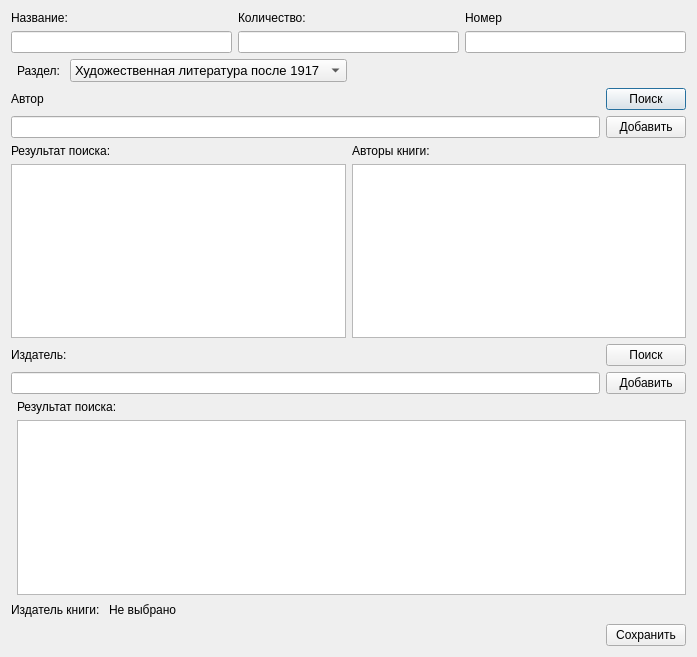
<?xml version="1.0" encoding="UTF-8"?>
<ui version="4.0">
 <class>AddBookWindow</class>
 <widget class="QDialog" name="AddBookWindow">
  <property name="geometry">
   <rect>
    <x>0</x>
    <y>0</y>
    <width>697</width>
    <height>657</height>
   </rect>
  </property>
  <property name="windowTitle">
   <string>Dialog</string>
  </property>
  <layout class="QGridLayout" name="gridLayout">
   <item row="0" column="0" colspan="2">
    <layout class="QHBoxLayout" name="horizontalLayout_6">
     <item>
      <layout class="QVBoxLayout" name="verticalLayout">
       <item>
        <widget class="QLabel" name="label">
         <property name="text">
          <string>Название:</string>
         </property>
        </widget>
       </item>
       <item>
        <widget class="QLineEdit" name="name"/>
       </item>
      </layout>
     </item>
     <item>
      <layout class="QVBoxLayout" name="verticalLayout_2">
       <item>
        <widget class="QLabel" name="label_2">
         <property name="text">
          <string>Количество:</string>
         </property>
        </widget>
       </item>
       <item>
        <widget class="QLineEdit" name="count"/>
       </item>
      </layout>
     </item>
     <item>
      <layout class="QVBoxLayout" name="verticalLayout_9">
       <item>
        <widget class="QLabel" name="label_7">
         <property name="text">
          <string>Номер</string>
         </property>
        </widget>
       </item>
       <item>
        <widget class="QLineEdit" name="idLE"/>
       </item>
      </layout>
     </item>
    </layout>
   </item>
   <item row="1" column="1">
    <layout class="QHBoxLayout" name="horizontalLayout_4">
     <item>
      <widget class="QLabel" name="label_8">
       <property name="text">
        <string>Раздел: </string>
       </property>
      </widget>
     </item>
     <item>
      <widget class="QComboBox" name="subsectionBook">
       <property name="font">
        <font>
         <pointsize>10</pointsize>
        </font>
       </property>
       <property name="cursor">
        <cursorShape>PointingHandCursor</cursorShape>
       </property>
       <property name="styleSheet">
        <string notr="true">Margin-raight: 3%;</string>
       </property>
       <item>
        <property name="text">
         <string>Художественная литература после 1917</string>
        </property>
       </item>
       <item>
        <property name="text">
         <string>Художественная литература до 1917</string>
        </property>
       </item>
       <item>
        <property name="text">
         <string>Зарубежная литература</string>
        </property>
       </item>
       <item>
        <property name="text">
         <string>Детская литература</string>
        </property>
       </item>
       <item>
        <property name="text">
         <string>Учебный фонд</string>
        </property>
       </item>
       <item>
        <property name="text">
         <string>Ценный фонд</string>
        </property>
       </item>
      </widget>
     </item>
     <item>
      <spacer name="horizontalSpacer_3">
       <property name="orientation">
        <enum>Qt::Horizontal</enum>
       </property>
       <property name="sizeHint" stdset="0">
        <size>
         <width>40</width>
         <height>20</height>
        </size>
       </property>
      </spacer>
     </item>
    </layout>
   </item>
   <item row="2" column="0" colspan="2">
    <layout class="QHBoxLayout" name="horizontalLayout">
     <item>
      <layout class="QVBoxLayout" name="verticalLayout_3">
       <item>
        <widget class="QLabel" name="label_3">
         <property name="text">
          <string>Автор</string>
         </property>
        </widget>
       </item>
       <item>
        <widget class="QLineEdit" name="authorLE"/>
       </item>
      </layout>
     </item>
     <item>
      <layout class="QVBoxLayout" name="verticalLayout_4">
       <item>
        <widget class="QPushButton" name="searchAuthor">
         <property name="text">
          <string>Поиск</string>
         </property>
        </widget>
       </item>
       <item>
        <widget class="QPushButton" name="addAuthor">
         <property name="text">
          <string>Добавить</string>
         </property>
        </widget>
       </item>
      </layout>
     </item>
    </layout>
   </item>
   <item row="3" column="0" colspan="2">
    <layout class="QHBoxLayout" name="horizontalLayout_2">
     <item>
      <layout class="QVBoxLayout" name="verticalLayout_5">
       <item>
        <widget class="QLabel" name="label_4">
         <property name="text">
          <string>Результат поиска:</string>
         </property>
        </widget>
       </item>
       <item>
        <widget class="QListWidget" name="resultSearchAuthors"/>
       </item>
      </layout>
     </item>
     <item>
      <layout class="QVBoxLayout" name="verticalLayout_6">
       <item>
        <widget class="QLabel" name="label_5">
         <property name="text">
          <string>Авторы книги:</string>
         </property>
        </widget>
       </item>
       <item>
        <widget class="QListWidget" name="bookAuthors"/>
       </item>
      </layout>
     </item>
    </layout>
   </item>
   <item row="4" column="0" colspan="2">
    <layout class="QHBoxLayout" name="horizontalLayout_3">
     <item>
      <layout class="QVBoxLayout" name="verticalLayout_7">
       <item>
        <widget class="QLabel" name="label_6">
         <property name="text">
          <string>Издатель:</string>
         </property>
        </widget>
       </item>
       <item>
        <widget class="QLineEdit" name="publisherLE"/>
       </item>
      </layout>
     </item>
     <item>
      <layout class="QVBoxLayout" name="verticalLayout_8">
       <item>
        <widget class="QPushButton" name="searchPublisher">
         <property name="text">
          <string>Поиск</string>
         </property>
        </widget>
       </item>
       <item>
        <widget class="QPushButton" name="addPublisher">
         <property name="text">
          <string>Добавить</string>
         </property>
        </widget>
       </item>
      </layout>
     </item>
    </layout>
   </item>
   <item row="5" column="0" rowspan="3" colspan="2">
    <layout class="QVBoxLayout" name="verticalLayout_11"/>
   </item>
   <item row="6" column="1">
    <widget class="QLabel" name="label_9">
     <property name="text">
      <string>Результат поиска:</string>
     </property>
    </widget>
   </item>
   <item row="7" column="1">
    <widget class="QListWidget" name="resultSearchPublisher"/>
   </item>
   <item row="8" column="0" colspan="2">
    <layout class="QHBoxLayout" name="horizontalLayout_7">
     <item>
      <widget class="QLabel" name="label_10">
       <property name="text">
        <string>Издатель книги: </string>
       </property>
      </widget>
     </item>
     <item>
      <widget class="QLabel" name="bookPublisher">
       <property name="text">
        <string>Не выбрано</string>
       </property>
      </widget>
     </item>
     <item>
      <spacer name="horizontalSpacer_2">
       <property name="orientation">
        <enum>Qt::Horizontal</enum>
       </property>
       <property name="sizeHint" stdset="0">
        <size>
         <width>37</width>
         <height>17</height>
        </size>
       </property>
      </spacer>
     </item>
    </layout>
   </item>
   <item row="9" column="0" colspan="2">
    <layout class="QHBoxLayout" name="horizontalLayout_5">
     <item>
      <spacer name="horizontalSpacer">
       <property name="orientation">
        <enum>Qt::Horizontal</enum>
       </property>
       <property name="sizeHint" stdset="0">
        <size>
         <width>40</width>
         <height>20</height>
        </size>
       </property>
      </spacer>
     </item>
     <item>
      <widget class="QPushButton" name="save">
       <property name="text">
        <string>Сохранить</string>
       </property>
      </widget>
     </item>
    </layout>
   </item>
  </layout>
 </widget>
 <resources/>
 <connections/>
</ui>
